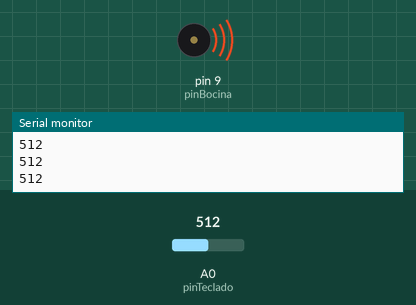
A sketch run on a simulated Arduino Uno, built with avr-gcc and run on an emulated ATmega328P. Parts: buzzer (waves = sounding), the last lines printed to the serial monitor. The inputs (shaded band) are chosen by the test bench; at power-on: A0 (pinTeclado) = 512.

Above: at 1.2 s.
1.3 s: A0 (pinTeclado) set to 163
At 2.2 s:
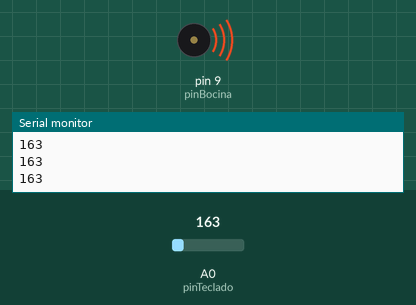
2.8 s: A0 (pinTeclado) set to 143
At 3.5 s:
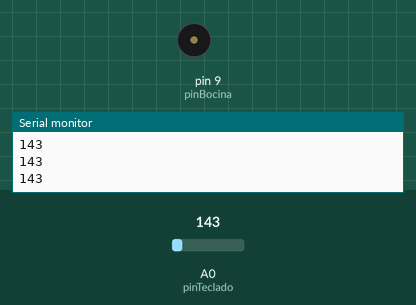
4.3 s: A0 (pinTeclado) set to 161
At 4.7 s:
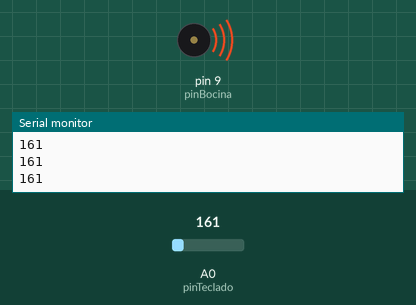
5.8 s: A0 (pinTeclado) set to 141
At 6.9 s:
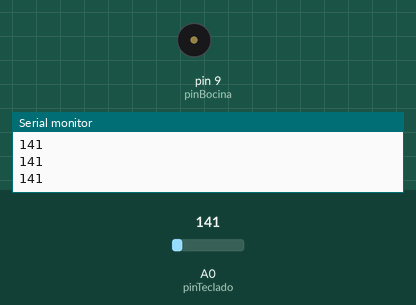
Timing chart, 0 to 8.3 s (numbered marks = the images above; inputs shaded):
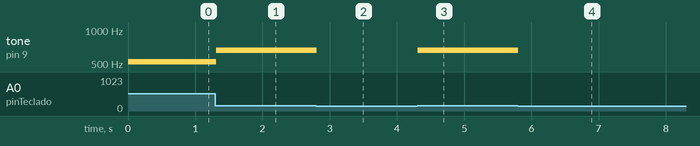

The sketch:

PracticaTeclado.ino
```cpp
float DO = 261.626;
float RE = 293.665;
float MI = 329.628;
float FA = 349.228;
float SOL = 391.995;
float LA = 440.0;
float SI = 493.883;
float DO_SOSTENIDO = 523.251;
float RE_SOSTENIDO = 587.330;
float MI_SOSTENIDO = 659.255;

const int pinTeclado = A0;
const int pinBocina = 9;

// Margen para reducir activaciones por lecturas pequeñas o ruido
const int LECTURA_LIBRE = 100;

void setup() {
  Serial.begin(9600);
  pinMode(pinBocina, OUTPUT);
}

void loop() {
  int sw = analogRead(pinTeclado);

  Serial.println(sw);

  // Si no hay un boton presionado, apagar la bocina
  if (sw < LECTURA_LIBRE) {
    noTone(pinBocina);
  }

  // mi
  else if (sw >= 886 && sw <= 1023) {
    tone(pinBocina, MI);
  }

  // FA
  else if (sw >= 805 && sw <= 885) {
    tone(pinBocina, FA);
  }

  // SOL
  else if (sw >= 734 && sw <= 804) {
    tone(pinBocina, SOL);
  }

  // LA
  else if (sw >= 654 && sw <= 733) {
    tone(pinBocina, LA);
  }

  // SI
  else if (sw >= 561 && sw <= 653) {
    tone(pinBocina, SI);
  }

  // DO_SOSTENIDO
  else if (sw >= 461 && sw <= 560) {
    tone(pinBocina, DO_SOSTENIDO);
  }

  // RE_SOSTENIDO
  else if (sw >= 365 && sw <= 460) {
    tone(pinBocina, RE_SOSTENIDO);
  }

  // MI
  else if (sw >= 151 && sw <= 364) {
    tone(pinBocina, MI_SOSTENIDO);
  }

  // Lectura no reconocida: apagar la bocina
  else {
    noTone(pinBocina);
  }

  delay(10);
}
```

Measured:
- the behaviour switches between 151 and 150 on A0 (pinTeclado) (found by bisection; images 1 and 2)
- after the input at 1.3 s, tone on pin 9 (pinBocina): 523 Hz → 659 Hz at once
- after the input at 2.8 s, tone on pin 9 (pinBocina): 659 Hz → silent at once
- after the input at 4.3 s, tone on pin 9 (pinBocina): silent → 659 Hz at once
- after the input at 5.8 s, tone on pin 9 (pinBocina): 659 Hz → silent at once
